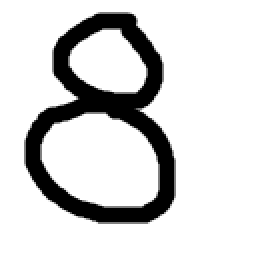
%> input picture src/8.png, 128 x 128 px (shown 2 times larger)
$ octave test.m   (GNU Octave 9; MATLAB toolbox functions it lacks are replaced by stand-ins)
%> lines starting %> are read from the running program, lines starting %| are printed output that depends on the picture
### src/image_resize.m
function new_image = image_resize( input_image, old_size, new_size )
%UNTITLED3 Summary of this function goes here
%   Detailed explanation goes here
new_image = zeros(new_size, new_size);
old_image = zeros(old_size+3,old_size+3);
old_image(2:old_size+1, 2:old_size+1) = input_image;
% [14 lines of commented-out code are left out]

    for i=0:new_size-1
        for j=0:new_size-1
            u = 2+double(i*(old_size-1))/(new_size-1);
            x = 2+floor(i*(old_size-1)/(new_size-1));
            v = 2+double(j*(old_size-1))/(new_size-1);
            y = 2+floor(j*(old_size-1)/(new_size-1));
            p = old_image((x-1):(x+2), (y-1):(y+2));
            new_image(i+1,j+1)=BicubicInterpolator ( p,u-x,v-y);
        end
    end

end

### src/test.m
RGB = imread('8.png');
%> RGB is the input picture: size 128x128x3 uint8; min 0, max 255, mean 213.1
%imshow(RGB)
ORIG = rgb2gray(RGB);
figure
imshow(ORIG)
I = imresize(ORIG,[20 20]);
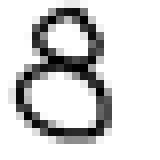
%> I: size 20x20 uint8 (shown 8 times larger); min 0, max 255, mean 212
%J=double(255-I)/255.0;
% figure
% imshow(J)

pokusaj_matrica =  double(255-ORIG)/255.0;
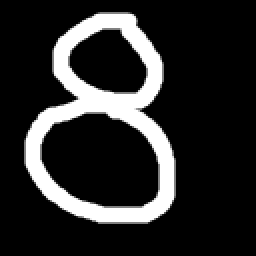
%> pokusaj_matrica: size 128x128 double (shown 2 times larger); min 0, max 1, mean 0.164
nova_slika = image_resize( pokusaj_matrica, 128, 20);
%> in image_resize, `old_image(2:old_size+1, 2:old_size+1) = input_image;`:
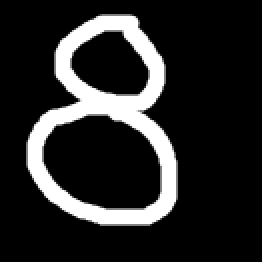
%> old_image: size 131x131 double (shown 2 times larger); min 0, max 1, mean 0.157
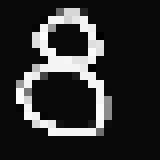
%> nova_slika: size 20x20 double (shown 8 times larger); min -0.0411, max 1.05, mean 0.161; drawn with min black and max white
nova_slika = nova_slika./max(nova_slika(:));
%nova_slika=imgaussfilt(nova_slika);
figure
imshow(nova_slika);
funfunfun = nova_slika - J;
 J=nova_slika;

 sum_intensity = 0;
for i=1:20
    for j=1:20
    sum_intensity = sum_intensity + J(i,j);
    end
end
%> after the loop, sum_intensity = 61.42

sum_x = 0;
for i=1:20
    for j=1:20
    sum_x = sum_x + i*J(i,j);
    end
end
%> after the loop, sum_x = 598.2

sum_y = 0;
for i=1:20
    for j=1:20
    sum_y = sum_y + j*J(i,j);
    end
end
%> after the loop, sum_y = 535

x_MassOfCenter = round(sum_x/sum_intensity);
%> x_MassOfCenter = 10
y_MassOfCenter = round(sum_y/sum_intensity);
%> y_MassOfCenter = 9

x_diff = 10 - x_MassOfCenter;
%> x_diff = 0
y_diff = 10 - y_MassOfCenter;
%> y_diff = 1

P=zeros(28,28);
for i=1:20
    for j=1:20
        if i+4+x_diff > 0
          if i+4+x_diff <= 28
            if j+4+y_diff > 0
             if j+4+y_diff <= 28
                P(i+4+x_diff,j+4+y_diff)=J(i,j);
             end
            end
          end
        end
    end
end

figure
imshow(P)
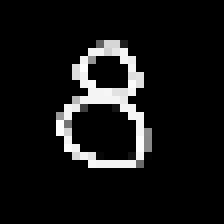
%> displayed picture: size 28x28, on the screen's scale of 0 to 255 (shown 8 times larger); min 0, max 255, mean 20


 K=reshape(P',[1,784]);
%> K = 784 values, max 1 at index 235, min -0.0393 at index 242, mean 0.0783
% [5 lines of commented-out code are left out]

%> (the run ends here)
